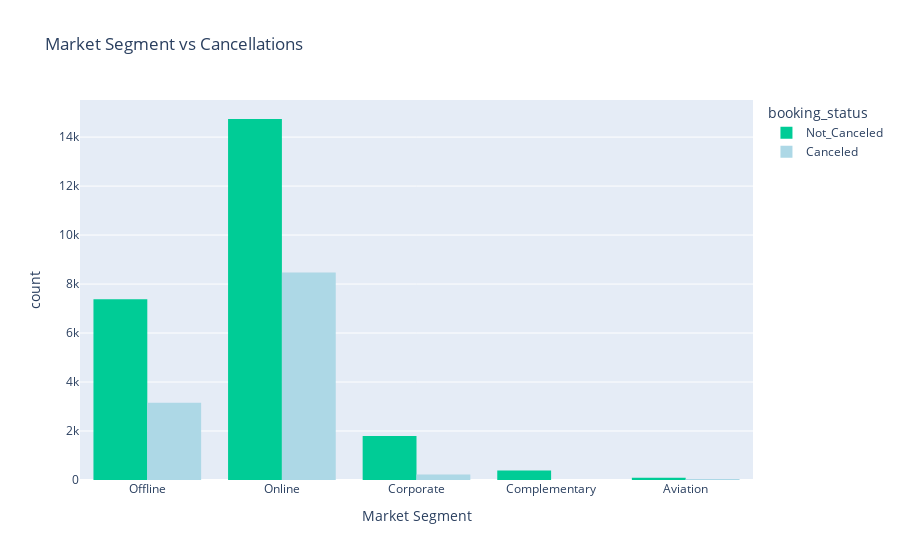

This figure's notebook cell:
### Markdown cell above
Cancellations are more common for bookings without parking, but the difference is not drastic.
Guests who require parking are less likely to cancel.

### Code cell
import plotly.express as px
fig = px.histogram(df, x="market_segment_type", color="booking_status", barmode="group", 
                   title="Market Segment vs Cancellations", labels={"market_segment_type": "Market Segment", "count": "Count"},
                   color_discrete_map={"Canceled": "lightblue", "Not Canceled": "salmon"})
fig.show()

### Figure 1 — Plotly figure (JSON) as saved in the notebook; plotly's stock layout.template omitted (floating-point values rounded to 4 significant figures; data arrays with more than 128 entries replaced by an {"elided": "..."} marker saying what was removed)
{"data": [{"alignmentgroup": "True", "bingroup": "x", "hovertemplate": "booking_status=Not_Canceled<br>Market Segment=%{x}<br>count=%{y}<extra></extra>", "legendgroup": "Not_Canceled", "marker": {"color": "#00cc96", "pattern": {"shape": ""}}, "name": "Not_Canceled", "offsetgroup": "Not_Canceled", "orientation": "v", "showlegend": true, "type": "histogram", "x": {"elided": "24390 str values"}, "xaxis": "x", "yaxis": "y"}, {"alignmentgroup": "True", "bingroup": "x", "hovertemplate": "booking_status=Canceled<br>Market Segment=%{x}<br>count=%{y}<extra></extra>", "legendgroup": "Canceled", "marker": {"color": "lightblue", "pattern": {"shape": ""}}, "name": "Canceled", "offsetgroup": "Canceled", "orientation": "v", "showlegend": true, "type": "histogram", "x": {"elided": "11885 str values"}, "xaxis": "x", "yaxis": "y"}], "layout": {"barmode": "group", "legend": {"title": {"text": "booking_status"}, "tracegroupgap": 0}, "title": {"text": "Market Segment vs Cancellations"}, "xaxis": {"anchor": "y", "domain": [0, 1], "title": {"text": "Market Segment"}}, "yaxis": {"anchor": "x", "domain": [0, 1], "title": {"text": "count"}}}}
